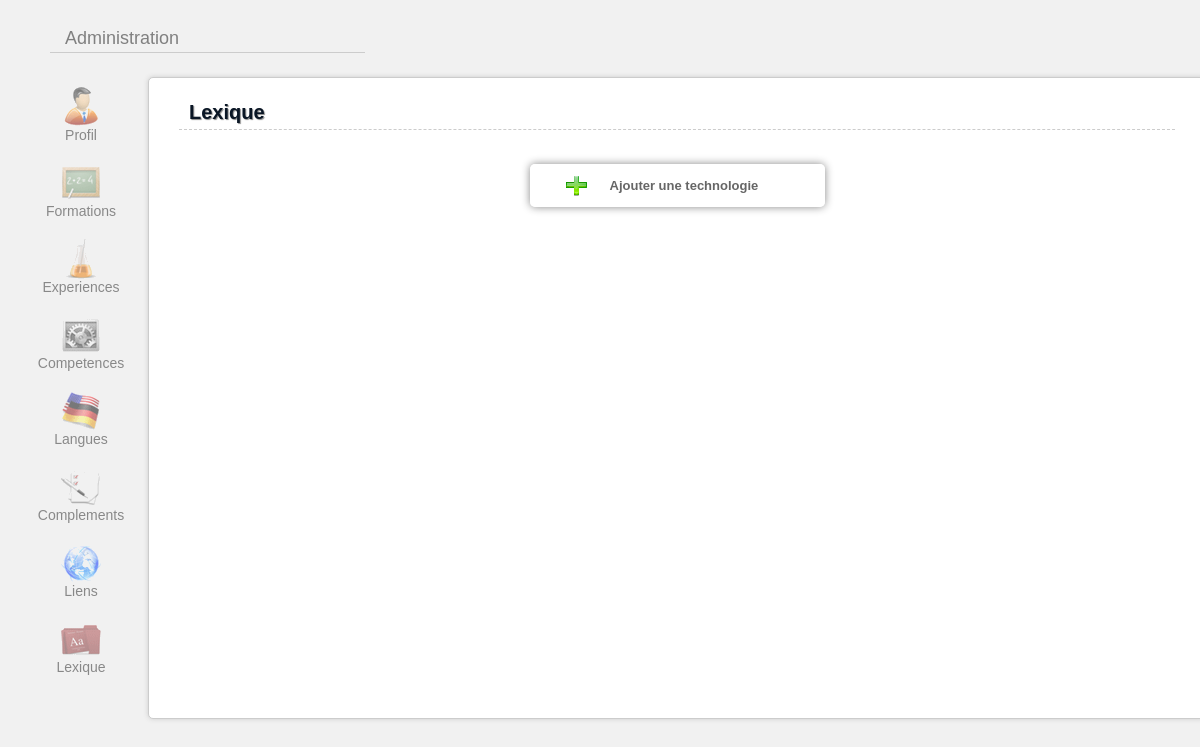
/backend/technologies.php, run on an earlier commit of the app's database.
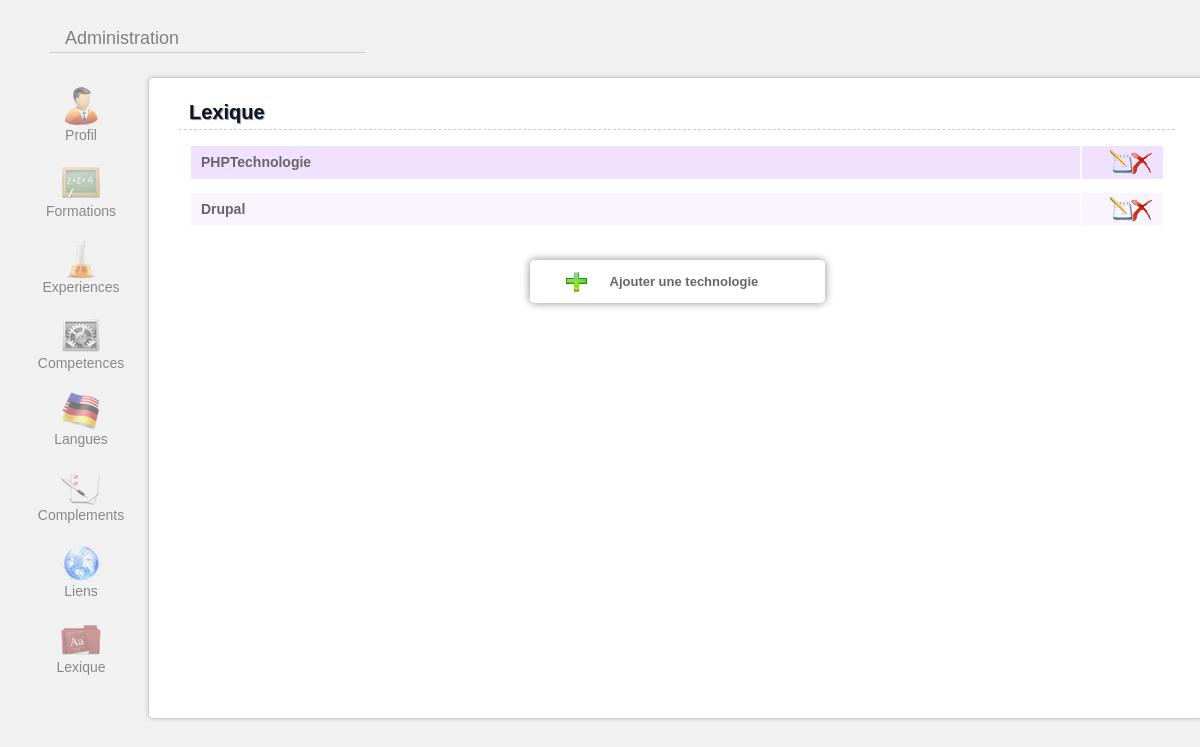
And on a later commit of the database.
### tables this page shows
CREATE TABLE IF NOT EXISTS `technologies` (
  `id_technologie` int(10) NOT NULL AUTO_INCREMENT,
  `technologie` varchar(50) NOT NULL DEFAULT '',
  `definition` text NOT NULL,
  PRIMARY KEY (`id_technologie`)
);

### includes/pdo/get_data.php (called while the page is built, shortened)
<?php
    include('pdo_connect.php');
    try{
        $db = new PDO($source, $user, $mdp);
        $db->setAttribute(PDO::ATTR_ERRMODE, PDO::ERRMODE_EXCEPTION);
        $pdo = $db->prepare('SELECT * FROM technologies');
        $pdo->execute();
        $technologie = $pdo->fetchAll();
    } catch(PDOException $e) {
        echo 'Error : ',$e->getMessage(),'<br/>';
        die();
    }
?>

### backend/technologies.php (the view, shortened to what this page needs)
<?php
    include('../includes/elements/header-admin.php');
?>
    <h1>Lexique</h1>
        <?php
            echo "<table width='98%' align='center' id='infos'>";
            foreach ($technologie as $tab){
                echo "<tr><td width='95%' class='left'><b>$tab[1]</b></td><td width='5%'><form action='../includes/pdo/delete/delete_technologie.php' method='post' enctype='application/x-www-form-urlencoded'><input type='text' name='id' value='$tab[0]' class='hidden' /><input type='submit' value='' id='delete' title='Supprimer'></form></td></tr>";
                echo "<tr><td colspan='2'><div class='btnedit' title='Modifier'></div>";
                echo "<div class='edit_form'>";
                echo "</div></td></tr>";
            }
            echo "</table>";
        ?>
        <div class="add">Ajouter une technologie</div>
<?php
    include('../includes/elements/footer-admin.php');
?>

### includes/elements/header-admin.php (shortened to what this page needs)
<?php
    include('../includes/pdo/get_data.php');
?>
    <!DOCTYPE html PUBLIC '-//W3C//DTD XHTML 1.0 Transitional//EN' 'http://www.w3.org/TR/xhtml1/DTD/xhtml1-transitional.dtd'>
        <html xmlns='http://www.w3.org/1999/xhtml' xml:lang='fr' dir='ltr'>
        <head>
           <link rel='stylesheet' type='text/css' href='../includes/css/back.css' />
           <link rel='stylesheet' type='text/css' href='../includes/css/jquery.validationEngine.css' />
        </head>
        <body>
            <div class="header"><p>Administration</p></div>
            <table width="100%" border="0" cellspacing="0" cellpading="0" align="center">
                <tr>
                    <td valign="top" width="100">
                            <div class="menu">
                                <a href="index.php" id="perso">Profil</a>
                                <a href="formations" id="formations">Formations</a>
                                <a href="experiences" id="experiences">Experiences</a>
                                <a href="competences" id="competences">Competences</a>
                                <a href="langues" id="langues">Langues</a>
                                <a href="complements" id="complements">Complements</a>
                                <a href="liens" id="liens">Liens</a>
                                <a href="technologies" id="lexique">Lexique</a>
                            </div>
                    </td>
                    <td valign="top">
                        <div class="main">

### includes/elements/footer-admin.php (shortened to what this page needs)
                    </div>
                </td>
            </tr>
        </table>
    </body>
</html>

### includes/css/back.css (style rules this page uses)
body { font-family: Arial; font-size: 13px; background-color: #F1F1F1; color: #666; font-size: 14px; padding: 0; margin: 0; }
h1 { text-shadow:1px 1px 1px #888; font-weight: bold; font-size: 20px; color: #0A1625; height: auto; padding-bottom: 5px; padding-left: 10px; border-bottom: 1px #ccc dashed; }
.header { font-size: 18px; padding-left: 50px; padding-top: 10px; color: grey; }
.header p { width: 300px; border-bottom: 1px #ccc solid; padding-bottom: 3px; padding-left: 15px; }
.menu { margin-top: 5px; margin-left: 25px; }
.menu a { display: block; width: 100px; padding: 50px 5px 10px 5px; text-align: center; text-decoration: none; color: #222; -webkit-opacity: 0.50; opacity: 0.50; -ms-filter: "alpha(opacity=50)"; background-repeat: no-repeat; background-position: 35px 10px; -moz-border-radius:5px; -webkit-border-radius:5px; border-radius:5px; -webkit-transition: all 200ms ease-in-out; -moz-transition: all 200ms ease-in-out; -o-transition: all 200ms ease-in-out; -ms-transition: all 200ms ease-in-out; }
#perso { background-image: url(../images/admin/perso.png); }
#formations { background-image: url(../images/admin/formations.png); }
#experiences { background-image: url(../images/admin/experiences.png); }
#competences { background-image: url(../images/admin/competences.png); }
#langues { background-image: url(../images/admin/langues.png); }
#complements { background-image: url(../images/admin/complements.png); }
#liens { background-image: url(../images/admin/liens.png); }
#lexique { background-image: url(../images/admin/lexique.png); }
.main { background-color: white; margin: 5px 50px 0px 10px; width: 83%; -moz-border-radius:5px; -webkit-border-radius:5px; border-radius: 5px; border:1px #ccc solid; padding: 10px 30px 30px 30px; -webkit-box-shadow: 0px 0px 5px #ccc; box-shadow: 0px 0px 5px #ccc; position: absolute; min-height: 600px; }
input#delete { width: 23px; height: 23px; margin-left: 38px; cursor: pointer; background:transparent; background-image: url(../images/delete.png); }
.btnedit { margin-top: -42px; background: url(../images/edit.png) no-repeat; background-position: 0px 2px; height: 30px; width: 30px; cursor: pointer; z-index: 999; position: absolute; right: 3%; }
input, textarea { border: none; font-family: Arial; font-style: italic; font-size: 12px; }
.add { font-size: 13px; font-weight: bold; width:200px; background-image: url(../images/add.png); background-position: 35px 10px; background-repeat: no-repeat; background-color: rgba(255, 255, 255, 0.7); margin: auto; margin-top: 20px; margin-bottom: 20px; padding: 14px 15px 14px 80px; -moz-box-shadow:0px 0px 8px #888; -webkit-box-shadow: 0px 0px 8px #888; box-shadow: 0px 0px 8px #888; -moz-border-radius:5px; -webkit-border-radius:5px; border-radius: 5px; }
#infos tr:nth-child(4n+3) { background-color: #FAF4FF; }
#infos tr:nth-child(4n+1) { background-color: #EFE1FF; }
#infos { position: relative; }
#infos td { padding: 5px 10px 5px 10px; }

What changed in the data, as far as the page shows it:
added technologies: technologie "PHPTechnologie"
added technologies: technologie "Drupal"
